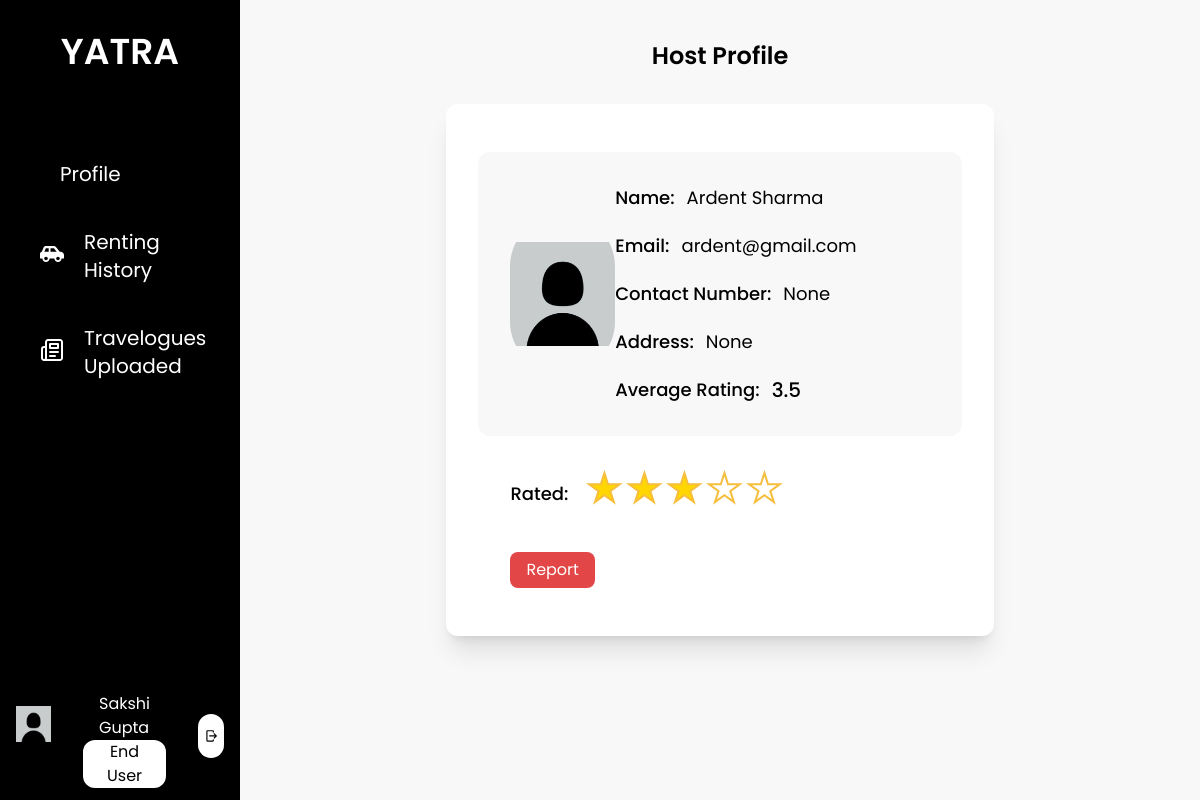
Screenshot of /viewprofilehost/4/7 (signed in) with the database file from the repository.
### base/models.py (models this page shows, shortened)
class EndUser(models.Model):
    user = models.OneToOneField(User, on_delete=models.CASCADE, related_name="enduser")
    first_name = models.CharField(max_length=25)
    last_name = models.CharField(max_length=25)
    email = models.EmailField()
    phone_number = models.CharField(max_length=10, null= True, blank=True)
    citizenship_id = models.CharField(max_length=20, null= True, blank=True)
    citizenship = models.ImageField(upload_to='enduser/profile',  default='default_photo.jpg')
    license_no = models.CharField(max_length=20, null= True, blank=True)
    license = models.ImageField(upload_to='enduser/profile',  default='default_photo.jpg')
    pic = models.ImageField(upload_to='enduser/profile', default='default_profile.jpg')
    is_approved = models.CharField(max_length=10, choices=status, default="Pending")
    is_blocked = models.BooleanField(default=False)

class Host(models.Model):
    user = models.OneToOneField(User, on_delete=models.CASCADE, related_name="host")
    first_name = models.CharField(max_length=25)
    last_name = models.CharField(max_length=25)
    email = models.EmailField()
    phone_number = models.CharField(max_length=10, null= True, blank=True)
    address = models.CharField(max_length=100, null= True, blank=True)
    citizenship_id = models.CharField(max_length=20, null= True, blank=True)
    citizenship = models.ImageField(upload_to='host/profile', default='default_photo.jpg')
    pic = models.ImageField(upload_to='host/profile', default='default_profile.jpg')
    is_approved = models.CharField(max_length=10, choices=status, default="Pending")
    is_blocked = models.BooleanField(default=False)

### base/views.py (the view)
# urls.py: path('viewprofilehost/<int:pk>/<int:fk>',views.view_profile_host, name='view_profile_host'),
def view_profile_host(request, pk, fk):
    host = Host.objects.get(id=pk)
    vehicles = Vehicle.objects.filter(host=host)
    rent = Rents.objects.get(id=fk)
    ratings = RateRent.objects.filter(rent__vehicle__host=host).aggregate(avg=Avg('rating'))
    try:
        rate = RateRent.objects.get(rent__id=fk)
        form = None
    except:
        rate = None
        form = RateRentForm()
    context={
        'host':host,
        'vehicles':vehicles,
        'rate':rate,
        'rent':rent.id,
        'form':form,
        'ratings':ratings['avg']
    }
    return render(request, 'enduser/host_profile.html', context)

### base/templatetags/user_group.py (called while the page is built)
@register.filter(name='has_group')
def has_group(user, group_name):
    return user.groups.filter(name=group_name).exists()

### base/templates/enduser/host_profile.html (shortened to what this page needs)
{% extends 'base/base.html' %}
{% load static %}
{% load user_group %}
{% block content %}
<div class="flex flex-col h-screen px-6 py-10 w-full bg-theme">
    <p class="text-center text-2xl font-semibold pt pb-8">Host Profile</p>
    <div class="bg-white h-auto flex flex-col w-3/5 mx-auto py-12 rounded-xl shadow-xl">
        <div class="flex flex-row h-auto bg-theme p-8 mx-8 rounded-xl">
            <div class="w-1/4 flex items-center  h-full">
                <img src="{{ host.pic.url }}" style="object-fit: contain" alt="" class="w-40 h-40 object-cover rounded-full ">
            </div>
            <div class="flex flex-col w-3/4 text-lg">
                <div class="flex mb-5">
                    <p class="font-medium">Name:</p>
                    <p class="ml-3">{{ host.first_name }} {{ host.last_name }}</p>
                </div>
                <div class="flex mb-5">
                    <p class="font-medium">Email:</p>
                    <p class="ml-3">{{ host.email }}</p>
                </div>
                <div class="flex mb-5">
                    <p class="font-medium">Contact Number:</p>
                    <p class="ml-3">{{ host.phone_number}}</p>
                </div>
                <div class="flex mb-5">
                    <p class="font-medium">Address:</p>
                    <p class="ml-3">{{ host.address }}</p>
                </div>
                <div class="flex">
                    {% if ratings %}
                        <p class="font-medium">Average Rating: </p>
                        <p class="ml-3 font-medium text-xl">{{ ratings }}</p>
                    {% endif %}
                </div>
            </div>
        </div>
        <div class="flex  p-8 mx-8">
            {% if not rate %}
            <div>
                <form action="{% url 'rate_rent' rent %}" method="get" style="margin-bottom: 0px;">
                    <fieldset class="star-rating">
                    <input name="rating" value="1" type="radio" id="rating1">
                    <label for="rating1">
                        <span class="hide-visually">1 Star</span>
                        <span aria-hidden="true" class="star">★</span>
                    </label>
                    <input name="rating" value="2" type="radio" id="rating2">
                    <label for="rating2">
                        <span class="hide-visually">2 Stars</span>
                        <span aria-hidden="true" class="star">★</span>
                    </label>
                    <input name="rating" value="3"  checked type="radio" id="rating3">
                    <label for="rating3">
                        <span class="hide-visually">3 Stars</span>
                        <span aria-hidden="true" class="star">★</span>
                    </label>
                    <input name="rating" value="4" type="radio" id="rating4">
                    <label for="rating4">
                        <span class="hide-visually">4 Stars</span>
                        <span aria-hidden="true" class="star">★</span>
                    </label>
                    <input name="rating" value="5" type="radio" id="rating5">
                    <label for="rating5">
                        <span class="hide-visually">5 Stars</span>
                        <span aria-hidden="true" class="star">★</span>
                    </label>
                    </fieldset>
                </form>
            </div>
            <div class="ml-2 mt-1">
                <button type="submit" class="bg-custom-green px-4 py-1.5 mr-4  text-white rounded-lg">Rate</button>
            </div>
            {% else %}
                <div class="py-3 font-medium text-lg mr-4">Rated:</div>
                <fieldset class="star-rating">
                    <label for="rating1">
                        <span aria-hidden="true" class="star">★</span>
                    </label>
                    <label for="rating2">
                        <span aria-hidden="true" class="star">★</span>
                    </label>
                    <label for="rating3">
                        <span aria-hidden="true" class="star">★</span>
                    </label>
                    <label for="rating4">
                        <span aria-hidden="true" class="star">★</span>
                    </label>
                    <label for="rating5">
                        <span aria-hidden="true" class="star">★</span>
                    </label>
                </fieldset>
            {% endif %}
        </div>
        <div class="flex w-full mx-16">
            <form action="{% url 'report_user' to=host.user_id %}" method="get" style="margin-bottom: 0px;">
                <button type="submit" class="bg-danger px-4 py-1.5 mr-4 mb-0 text-white rounded-lg">Report</button>
            </form>
        </div>
    </div>
</div>
{% endblock content %}

### base/templates/base/base.html (shortened to what this page needs)
{% load static tailwind_tags %}
{% load user_group %}
<html lang="en">
<head>
    {% tailwind_css %}
</head>
<body class="font-poppins min-h-screen">
    <div class="flex flex-row">
        <div class="flex w-1/5 bg-black h-screen text-white">
            <div class="w-full relative">
                <div class="flex justify-center pb-8">
                    <a href="{% url 'home' %}" class="py-8">
                        <span class="text-4xl text-center font-semibold">YATRA</span>
                    </a>
                </div>
                {% if user|has_group:'enduser' %}
                <div class="text-xl">
                    {% with request.resolver_match.url_name as url_name %}
                    <ul class="px-4">
                        <a href="{% url 'enduser_profile' %}" class="nav-bar-items {% if url_name == 'enduser_profile' or url_name == 'enduser_update_profile' or url_name == 'enduser_upload_documents' %}active{% endif %}">
                            <li class="nav-bar-li">
                                Profile
                            </li>
                        </a>
                        <a href="{% url 'renting_history' %}" class="nav-bar-items {% if url_name == 'renting_history' %}active{% endif %}">
                            <img src="{% static 'images/Vehicle.svg' %}" alt="">
                            <li class="nav-bar-li">
                               Renting History
                            </li>
                        </a>
                        <a href="{% url 'travelogues_uploaded' %}" class="nav-bar-items {% if url_name == 'travelogues_uploaded' %}active{% endif %}">
                            <img src="{% static 'images/blog.svg' %}" alt="">
                            <li class="nav-bar-li ">
                               Travelogues Uploaded
                            </li>
                        </a>
                    </ul>
                    {% endwith %}
                </div>
                <div class="flex flex-row absolute bottom-0 justify-evenly py-3 px-4 w-full">
                    <a href="{% url 'enduser_profile' %}" class=" ">
                        <img src="{% static 'images/default_profile.jpg' %}" style="object-fit: contain" alt="" class="w-20 h-20 object-cover rounded-full ">
                    </a>
                    <div class="flex flex-col px-8 justify-evenly">
                        <p class="text-generalBackground px-4 mt-2 ">{{ user.enduser.first_name }} {{ user.enduser.last_name }}</p>
                        <p class="text-gray px-4 text-center rounded-xl bg-white text-black py-0.75 ">End User</p>
                    </div>
                    <div class="ml-auto my-auto flex-end p-1.5 bg-white rounded-full">
                        <a href="{% url 'logout' %}">
                            <img src="{% static 'images/logout.svg' %}" alt="" class="h-8">
                        </a>
                    </div>
                </div>
                {% endif %}
            </div>
        </div>
        <div class="flex w-4/5 h-screen relative overflow-y-auto">
            {% block content %}
            {% endblock content%}
        </div>
    </div>
</body>
</html>

### base/templates/enduser/host_profile.html (style rules this page uses)
.star-rating { font-size: 40px; display: inline-flex; padding: 0; }
.star-rating label { cursor: pointer; line-height: 1em; text-align: center; }
.star-rating label .star { height: 1em; width: 1em; display: inline-block; }
.star-rating>label { -webkit-text-stroke: 2px rgb(246, 190, 60); }
.star-rating input:checked~label>span.star, .star-rating>label:hover~input~label>span.star { color: #fff; }
.star-rating span.star, .star-rating:hover>input+label>span.star, .star-rating>input:checked+label>span.star, .star-rating>input~label:hover>span.star { color: gold; }

### rows the page displays
Host: pic (placeholder picture), first_name "Ardent", last_name "Sharma", email "ardent@gmail.com", phone_number "None", address "None"

### other values shown
{{ user.enduser.first_name }} "Sakshi"
{{ user.enduser.last_name }} "Gupta"
{{ ratings }} "3.5"
